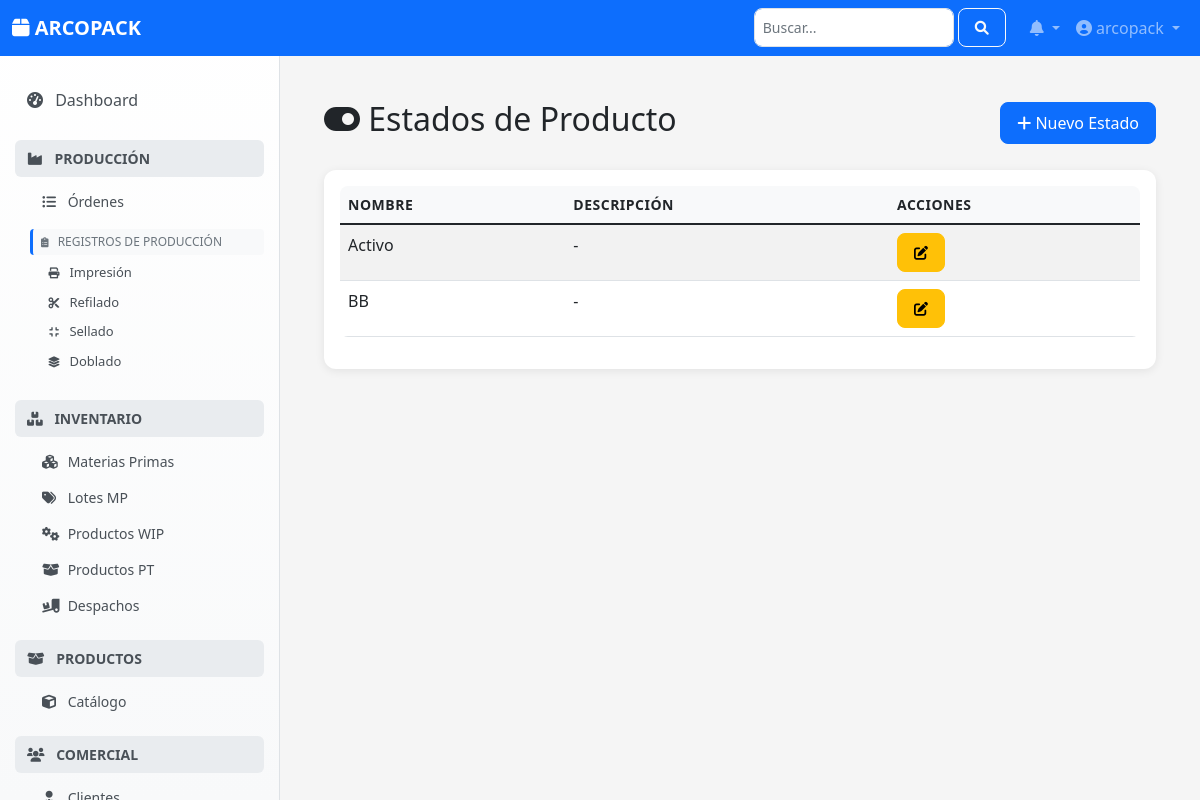
Screenshot of /configuracion/estados-producto/ (signed in) with the database file from the repository.
### configuracion/models.py (models this page shows, shortened)
class EstadoProducto(models.Model):
    nombre = models.CharField(
        max_length=50, unique=True, verbose_name="Nombre Estado",
        help_text="Nombre del estado (ej: Activo, Obsoleto)."
    )
    descripcion = models.TextField(
        blank=True, verbose_name="Descripción",
        help_text="Descripción opcional del estado."
    )
    class Meta:
        verbose_name = "Estado de Producto"
        verbose_name_plural = "Estados de Producto"
        ordering = ['nombre']

### configuracion/views.py (the view)
    class SimpleListView(LoginRequiredMixin, ListView):
        model = model_class
        template_name = list_template if list_template else f'configuracion/{template_prefix}_list.html'
        context_object_name = 'object_list'
        paginate_by = 20
        def get_queryset(self):
            queryset = model_class.objects.all()
            search = self.request.GET.get('search')
            if search and hasattr(model_class, 'nombre'):
                queryset = queryset.filter(nombre__icontains=search)
            return queryset.order_by('nombre')

### notificaciones/context_processors.py (called while the page is built)
def notifications(request):
    if request.user.is_authenticated:
        notificaciones_no_leidas = Notificacion.objects.filter(
            usuario=request.user,
            leida=False
        ).count()
        notificaciones = Notificacion.objects.filter(
            usuario=request.user
        ).order_by('-fecha_creacion')[:5]
        return {
            'notificaciones': notificaciones,
            'notificaciones_no_leidas': notificaciones_no_leidas
        }
    return {
        'notificaciones': [],
        'notificaciones_no_leidas': 0
    }

### configuracion/templates/configuracion/estado_producto_list.html (shortened to what this page needs)
{% extends "base.html" %}
{% block content %}
<div class="container">
    <div class="row mb-4 align-items-center">
        <div class="col">
            <h2><i class="fas fa-toggle-on"></i> Estados de Producto</h2>
        </div>
        <div class="col text-end">
            <a href="{% url 'configuracion_web:estado-producto-create' %}" class="btn btn-primary">
                <i class="fas fa-plus"></i> Nuevo Estado
            </a>
        </div>
    </div>
    <div class="card">
        <div class="card-body">
            <div class="table-responsive">
                <table class="table table-striped table-hover">
                    <thead>
                        <tr>
                            <th>Nombre</th>
                            <th>Descripción</th>
                            <th>Acciones</th>
                        </tr>
                    </thead>
                    <tbody>
                        {% for estado in object_list %}
                        <tr>
                            <td>{{ estado.nombre }}</td>
                            <td>{{ estado.descripcion|default:"-"|truncatechars:100 }}</td>
                            <td>
                                <div class="btn-group">
                                    <a href="{% url 'configuracion_web:estado-producto-update' estado.pk %}"
                                       class="btn btn-sm btn-warning" title="Editar">
                                        <i class="fas fa-edit"></i>
                                    </a>
                                </div>
                            </td>
                        </tr>
                        {% empty %}
                        <tr>
                            <td colspan="3" class="text-center">No se encontraron estados de producto</td>
                        </tr>
                        {% endfor %}
                    </tbody>
                </table>
            </div>
        </div>
    </div>
</div>
{% endblock %}

### templates/layouts/navbar.html (shortened to what this page needs)
<nav class="navbar navbar-expand-lg navbar-dark bg-primary fixed-top">
    <div class="container-fluid">
        <a class="navbar-brand" href="{% url 'root' %}">
            <i class="fas fa-box"></i> ARCOPACK
        </a>
        <div class="collapse navbar-collapse" id="navbarNav">
            <ul class="navbar-nav ms-auto">
                <li class="nav-item me-3">
                    <form class="d-flex" role="search">
                        <input class="form-control form-control-sm" type="search" placeholder="Buscar..." aria-label="Search">
                        <button class="btn btn-outline-light btn-sm ms-1" type="submit">
                            <i class="fas fa-search"></i>
                        </button>
                    </form>
                </li>
                <li class="nav-item dropdown">
                    <a class="nav-link dropdown-toggle position-relative" href="#" id="notificationsDropdown" role="button"
                       data-bs-toggle="dropdown">
                        <i class="fas fa-bell"></i>
                    </a>
                </li>
                <li class="nav-item dropdown">
                    <a class="nav-link dropdown-toggle" href="#" id="userDropdown" role="button"
                       data-bs-toggle="dropdown">
                        <i class="fas fa-user-circle"></i> {{ user.get_full_name|default:user.username }}
                    </a>
                </li>
            </ul>
        </div>
    </div>
</nav>

### templates/base.html (style rules this page uses)
:root { --primary-color: #0d6efd; --secondary-color: #6c757d; --success-color: #198754; --warning-color: #ffc107; --danger-color: #dc3545; --info-color: #0dcaf0; --light-color: #f8f9fa; --dark-color: #212529; --sidebar-width: 280px; }
body { font-family: 'Segoe UI', Tahoma, Geneva, Verdana, sans-serif; background-color: #f5f5f5; }
.card { border: none; border-radius: 12px; box-shadow: 0 2px 10px rgba(0, 0, 0, 0.08); margin-bottom: 1.5rem; transition: all 0.3s ease; }
.btn { border-radius: 8px; font-weight: 500; padding: 0.5rem 1rem; transition: all 0.2s ease; }
.form-control, .form-select { border-radius: 8px; border: 1px solid #dee2e6; transition: all 0.2s ease; }
.table { border-radius: 8px; overflow: hidden; }
.table th { background-color: var(--light-color); border: none; font-weight: 600; text-transform: uppercase; font-size: 0.875rem; letter-spacing: 0.5px; }
.fade-in { animation: fadeIn 0.5s ease-out; }

### templates/layouts/navbar.html (style rules this page uses)
.navbar-brand { font-weight: 600; font-size: 1.25rem; }
.form-control-sm { width: 200px; }

### rows the page displays
EstadoProducto: nombre "Activo", descripcion "-"
EstadoProducto: nombre "BB", descripcion "-"

### other values shown
{{ user.get_full_name|default:user.username }} "arcopack"
